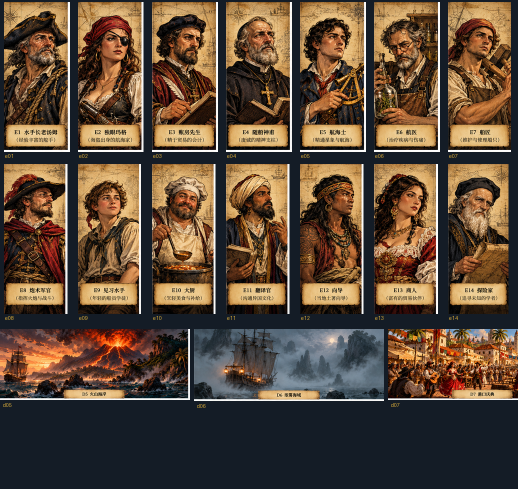
#> input picture 第二批素材验收图_14肖像6场景.png, 1036 x 978 px (shown at 1/2 size); its folder holds only this picture in this run
$ python fit_scene.py ..
#> lines starting #> are read from the running program, lines starting #| are printed output that depends on the picture
#!/usr/bin/env python
"""
场景图归一化：内容感知裁切 + 缩放到 1200×420（2.857:1）

为什么需要这个脚本
------------------
事件插图容器是 400×140（2.857:1），而图是 1200×675（1.778:1）。
CSS object-cover 会把图上下各裁掉 18.9%，只剩竖向 19%~81% 可见。
前两批 prompt 要求的"底部 1/4 压暗"因此只剩 41px 可见——无效要求。

本脚本把任意尺寸的来图裁成**正好** 2.857:1，浏览器零裁切，玩家看到 100%。

裁切不是简单居中：
  1) 按"细节能量"（行内亮度方差）给每一行打分，画面信息越多的行得分越高；
  2) 在候选竖向窗口里选总信息量最大的；
  3) 额外惩罚"在强水平边缘处下刀"——避免把桅杆、人物、鲸背从中间切断。

用法
----
  python scripts/fit_scene.py <输入文件夹> [--out public/assets/scenes]
  python scripts/fit_scene.py <输入文件夹> --dry-run      # 只报告不写文件
  python scripts/fit_scene.py <输入文件夹> --map d15=xxx.png,d16=yyy.png

命名：默认按文件名排序，依次对应 TARGETS 列表；也可用 --map 显式指定。
"""
import argparse
import hashlib
import os
import sys

from PIL import Image

# 目标输出（第三批 11 个 sceneKey）
TARGETS = [
    'd15', 'd16', 'd17', 'd18', 'd19', 'd20', 'd21', 'd22', 'd23', 'd24', 'd25',
]

OUT_W, OUT_H = 1200, 420
TARGET_AR = OUT_W / OUT_H

# 图带 alpha 时压到这个底色（与游戏底部遮罩 rgba(10,18,25) 的暗调一致）
MATTE = (36, 26, 18)

PNG_EXT = {'.png', '.jpg', '.jpeg', '.webp'}


def row_detail(img):
    """每一行的细节量：行内亮度方差 + 与上一行的平均亮度跳变。

    行内方差高 = 该行有纹理/笔触/物体；亮度跳变大 = 该行是物体的上下边界。
    两者都要，因为"大块平坦天空"方差低但仍然是要被裁掉的区域。
    网格保持原图宽高比（GW × GH，GH 由 H/W 推出），保证网格格子在源像素里是方的，
    否则网格空间的宽高比会失真，裁切窗口高度会算错（曾误算成 236px，正确应为 420px）。
    """
    W, H = img.size
    GW = 160
    GH = max(8, int(round(GW * H / W)))
    small = img.convert('L').resize((GW, GH), Image.BILINEAR)
    px = small.load()

    var = []
    jump = []
    prev_mean = None
    for y in range(GH):
        vals = [px[x, y] for x in range(GW)]
        m = sum(vals) / GW
        v = sum((t - m) ** 2 for t in vals) / GW
        var.append(v)
        jump.append(0.0 if prev_mean is None else abs(m - prev_mean))
        prev_mean = m

    mx = max(var) or 1.0
    mj = max(jump) or 1.0
    # 细节分：方差为主，跳变为辅（跳变高说明这里有明确的物体边界，重要）
    score = [var[i] / mx + 0.35 * jump[i] / mj for i in range(GH)]
    return score, var, jump, GW, GH


def best_window(img):
    """返回 (left, top, right, bottom) 源像素裁切窗口，保证比例正好 2.857:1。"""
    W, H = img.size
    src_ar = W / H

    # 源图比目标更宽 → 裁宽度（高度全留）
    if src_ar >= TARGET_AR:
        new_w = int(round(H * TARGET_AR))
        new_w = min(W, new_w)
        left = (W - new_w) // 2
        return (left, 0, left + new_w, H)

    # 源图比目标更窄 → 裁高度，保留全部宽度
    # 窗口像素高度 = W / TARGET_AR（保宽裁高）
    win_px_h = W / TARGET_AR
    if win_px_h >= H:
        return (0, 0, W, H)

    score, var, jump, GW, GH = row_detail(img)
    win_grid_h = int(round(win_px_h / H * GH))  # 目标窗口在网格里的行数
    win_grid_h = max(1, min(win_grid_h, GH))

    # 前缀和
    pre = [0.0]
    for s in score:
        pre.append(pre[-1] + s)

    max_jump = max(jump) or 1.0
    best_top, best_val = 0, -1e18
    for top in range(0, GH - win_grid_h + 1):
        bottom = top + win_grid_h
        val = pre[bottom] - pre[top]
        # 惩罚在强跳变处下刀：切穿物体轮廓
        edge_pen = 0.0
        if top > 0:
            edge_pen += jump[top - 1] / max_jump
        if bottom < GH:
            edge_pen += jump[bottom - 1] / max_jump
        val -= edge_pen * win_grid_h * 0.55

        # 轻微偏好居中（不超过信息量差异的 8%，避免为一点点像素偏离中心太远）
        center_bonus = 0.08 * win_grid_h * (1 - abs((top + win_grid_h / 2) - GH / 2) / (GH / 2))

        total = val + center_bonus
        if total > best_val:
            best_val, best_top = total, top

    # 网格 → 原图像素
    top = int(round(best_top / GH * H))
    bottom = int(round((best_top + win_grid_h) / GH * H))
    bottom = min(H, max(bottom, top + 1))
    # 按目标比例回算高度，避免网格取整带来的比例偏差
    want_h = int(round(W / TARGET_AR))
    bottom = min(H, top + want_h)
    return (0, top, W, bottom)


def fit_one(src_path, dst_path, dry=False):
    img = Image.open(src_path)
    if img.mode in ('RGBA', 'LA') or (img.mode == 'P' and 'transparency' in img.info):
        img = img.convert('RGBA')
        bg = Image.new('RGBA', img.size, MATTE + (255,))
        img = Image.alpha_composite(bg, img)
    img = img.convert('RGB')

    orig = img.size
    box = best_window(img)
    cropped = img.crop(box)

    out = cropped.resize((OUT_W, OUT_H), Image.LANCZOS)

    md5 = hashlib.md5(open(src_path, 'rb').read()).hexdigest()[:10]
    info = {
        'src': os.path.basename(src_path),
        'orig': orig,
        'crop': (box[2] - box[0], box[3] - box[1]),
        'kept_v': f"{box[1] / orig[1] * 100:.0f}%~{(box[3] / orig[1] * 100):.0f}%",
        'md5': md5,
    }
    if not dry:
        os.makedirs(os.path.dirname(dst_path) or '.', exist_ok=True)
        out.save(dst_path, 'PNG', optimize=True)
    return info


def main():
    ap = argparse.ArgumentParser()
    ap.add_argument('indir')
    ap.add_argument('--out', default='public/assets/scenes')
    ap.add_argument('--dry-run', action='store_true')
    ap.add_argument('--map', default='', help='如 d15=a.png,d16=b.png')
    args = ap.parse_args()

    if not os.path.isdir(args.indir):
        print(f'✗ 输入目录不存在：{args.indir}')
        return 1

    files = sorted(
        f for f in os.listdir(args.indir)
        if os.path.splitext(f)[1].lower() in PNG_EXT and not f.startswith('.')
    )
    if not files:
        print(f'✗ 目录里没有图片：{args.indir}')
        return 1

    mapping = {}
    if args.map:
        for pair in args.map.split(','):
            if '=' not in pair:
                continue
            k, v = pair.split('=', 1)
            mapping[k.strip()] = v.strip()
    else:
        if len(files) != len(TARGETS):
            print(f'⚠️ 文件数 {len(files)} ≠ 目标数 {len(TARGETS)}，按顺序对号入座（d15 起）')
        for i, f in enumerate(files):
            if i < len(TARGETS):
                mapping[TARGETS[i]] = f

    print(f'输入：{args.indir}（{len(files)} 张）')
    print(f'输出：{args.out}（{OUT_W}×{OUT_H}，比例 {TARGET_AR:.3f}）')
    print('─' * 96)
    print(f"{'目标':<6}{'源文件':<26}{'原尺寸':<12}{'裁切后':<12}{'保留竖向':<12}{'md5':<12}")
    print('─' * 96)

    unknown = set(mapping.values()) - set(files)
    if unknown:
        print(f'✗ --map 指定了不存在的文件：{sorted(unknown)}')
        return 1

    for target in TARGETS:
        if target not in mapping:
            continue
        src = os.path.join(args.indir, mapping[target])
        dst = os.path.join(args.out, f'{target}.png')
        info = fit_one(src, dst, args.dry_run)
#> in fit_one, img is the input picture: PIL image 1036x978 RGB; mean R, G, B 92.7, 73.6, 56.5
#> in row_detail, `small = img.convert('L').resize((GW, GH), Image.BILINEAR)`:
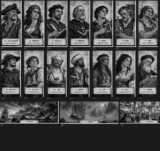
#> small: PIL image 160x151 L; min 3, max 214, mean 77.4
#> the loop in row_detail, `for y in range(GH):` made 151 passes
#> (m, v, prev_mean) on passes 1 to 3: (64.17, 174.1, 64.17), (122.3, 1085.6, 122.3), (135.4, 1426.1, 135.4)
#> after the loop in row_detail, `for y in range(GH):`: jump = 151 values, max 97.39 at index 124, min 0 at index 0, mean 9.28; var = 151 values, max 3928.4 at index 121, min 0 at index 100, mean 1553.4
#> in row_detail, `mx = max(var) or 1.0`: mx = 3928.4
#> in row_detail, `mj = max(jump) or 1.0`: mj = 97.39
#> in row_detail, `score = [var[i] / mx + 0.35 * jump[i] / mj for i in range(GH)]`: score = 151 values, max 1.03 at index 88, min 0 at index 128, mean 0.429
#> in best_window, `score, var, jump, GW, GH = row_detail(img)`: GW = 160; GH = 151
#> in best_window, `win_grid_h = int(round(win_px_h / H * GH))`: win_grid_h = 56
#> the loop in best_window, `for s in score:` made 151 passes
#> s on passes 1 to 3: 0.0443, 0.485, 0.41
#> after the loop in best_window, `for s in score:`: pre = 152 values from 0 to 64.75
#> in best_window, `max_jump = max(jump) or 1.0`: max_jump = 97.39
#> the loop in best_window, `for top in range(0, GH - win_grid_h + 1):` made 96 passes
#> (val, edge_pen, center_bonus, total, best_val) on passes 1, 2, 5, 11, 14, 15, 16, 19, 29, 38, 39: (25.87, 0.119, 1.66, 27.53, 27.53), (26.88, 0.117, 1.72, 28.6, 28.6), (29.43, 0.078, 1.9, 31.33, 31.33), (30.36, 0.0467, 2.25, 32.61, 32.61), (30.25, 0.0561, 2.43, 32.68, 32.68), (30.29, 0.0578, 2.49, 32.79, 32.79), (30.93, 0.0382, 2.55, 33.48, 33.48), (31.5, 0.0155, 2.73, 34.23, 34.23), (31.03, 0.0302, 3.32, 34.35, 34.35), (30.97, 0.0919, 3.86, 34.83, 34.83), (31.08, 0.101, 3.92, 34.99, 34.99)
#> (val, edge_pen, center_bonus, total) on passes 3, 4, 6, 7, 8, 9: (9.37, 0.702, 1.78, 11.15), (26.74, 0.154, 1.84, 28.58), (29.34, 0.0864, 1.96, 31.3), (27.4, 0.15, 2.02, 29.42), (27.31, 0.15, 2.08, 29.39), (26.7, 0.165, 2.14, 28.83)
#> in fit_one, `cropped = img.crop(box)`:
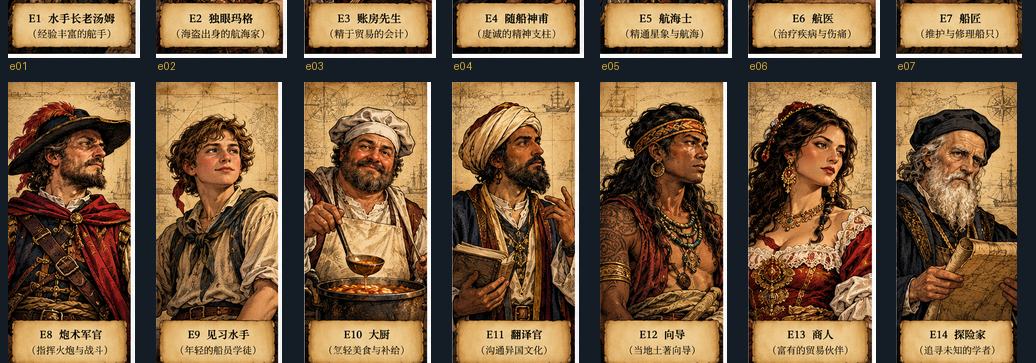
#> cropped: PIL image 1036x363 RGB; mean R, G, B 120.2, 93.4, 64.8
#> in fit_one, `out = cropped.resize((OUT_W, OUT_H), Image.LANCZOS)`:
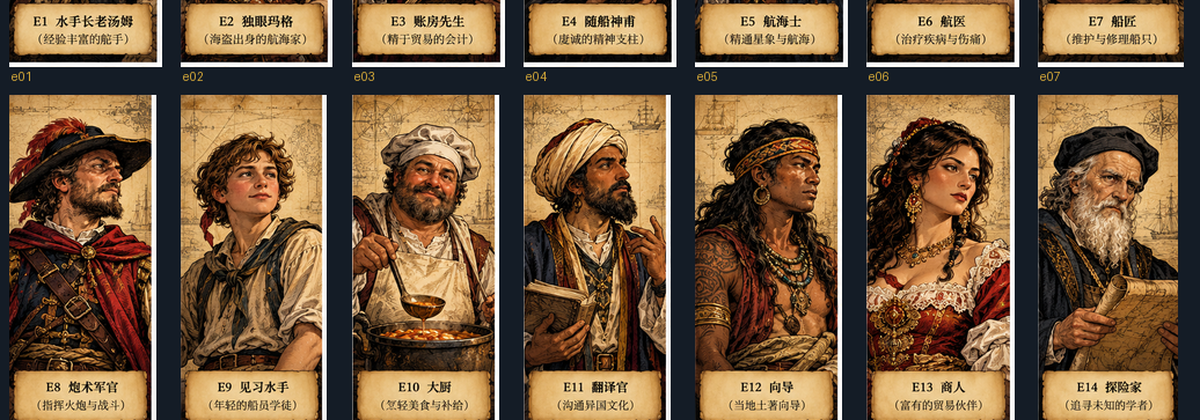
#> out: PIL image 1200x420 RGB; mean R, G, B 120.1, 93.3, 64.7
        print(f"{target:<6}{info['src'][:24]:<26}{str(info['orig']):<12}"
              f"{str(info['crop']):<12}{info['kept_v']:<12}{info['md5']:<12}")
#| d15   第二批素材验收图_14肖像6场景.png      (1036, 978) (1036, 363) 25%~62%     081cba4471

    print('─' * 96)
    print('（dry-run，未写文件）' if args.dry_run else '完成。')
    return 0


if __name__ == '__main__':
    sys.exit(main())
#> (the program exits here)
